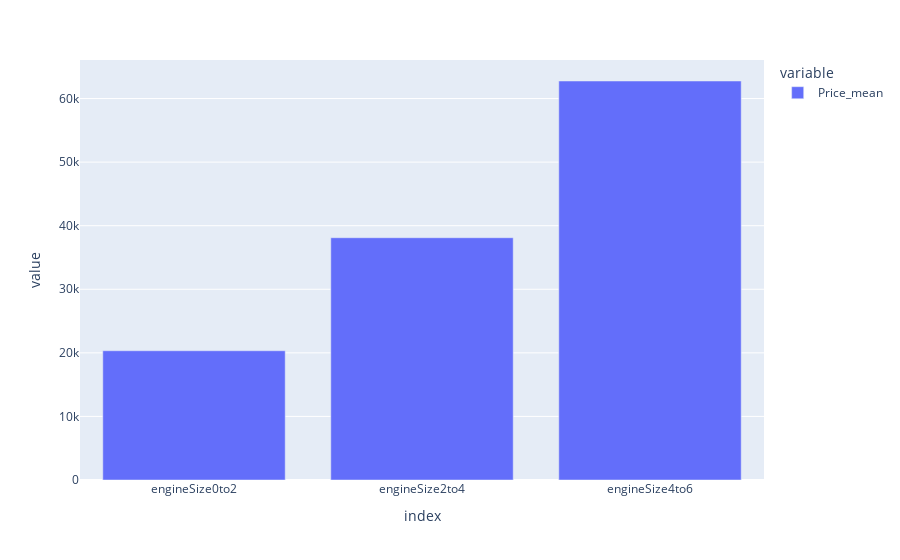

The notebook cell this image was saved under:
### Markdown cell above
From the graph we can see that the value of cars having price above 50k all have a mpg below 30 which is a foot into luxuary.

### Code cell
price_engine0to2= audi_df[audi_df.engineSize<=2].price.mean()
price_engine2to4 = audi_df[(audi_df.engineSize>2) & (audi_df.engineSize<=4)].price.mean()
price_engine4to6 = audi_df[(audi_df.engineSize>4) & (audi_df.engineSize<=6)].price.mean()
df = pd.DataFrame([price_engine0to2,price_engine2to4, price_engine4to6], columns=["Price_mean"],index=["engineSize0to2","engineSize2to4","engineSize4to6"])
px.bar(df)

### Figure 1 — Plotly figure (JSON) as saved in the notebook; plotly's stock layout.template omitted (floating-point values rounded to 4 significant figures)
{"data": [{"alignmentgroup": "True", "hovertemplate": "variable=Price_mean<br>index=%{x}<br>value=%{y}<extra></extra>", "legendgroup": "Price_mean", "marker": {"color": "#636efa"}, "name": "Price_mean", "offsetgroup": "Price_mean", "orientation": "v", "showlegend": true, "textposition": "auto", "type": "bar", "x": ["engineSize0to2", "engineSize2to4", "engineSize4to6"], "xaxis": "x", "y": [20330.0, 38110.0, 62760.0], "yaxis": "y"}], "layout": {"barmode": "relative", "legend": {"title": {"text": "variable"}, "tracegroupgap": 0}, "margin": {"t": 60}, "xaxis": {"anchor": "y", "domain": [0, 1], "title": {"text": "index"}}, "yaxis": {"anchor": "x", "domain": [0, 1], "title": {"text": "value"}}}}
